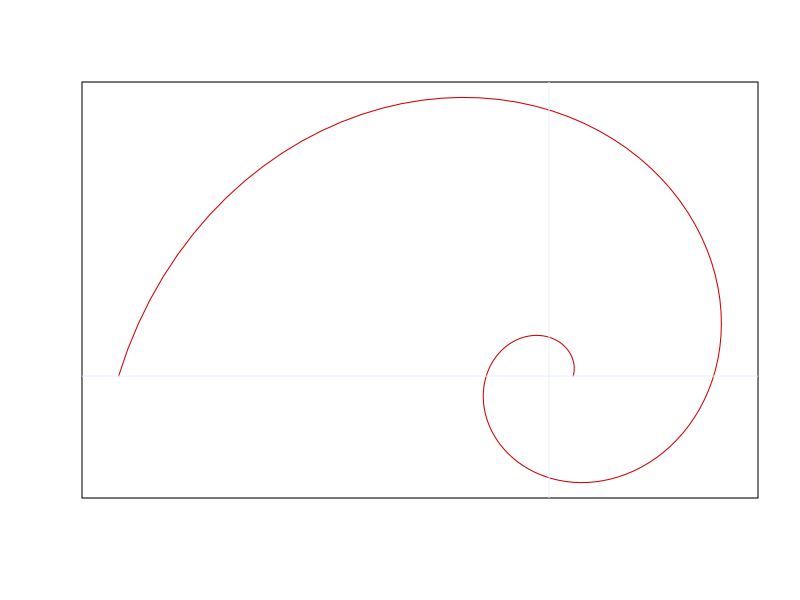

Source code (R):
# R_Exercise-BasicSetup.R
#
# Purpose: Configure and verify the basic setup of R projects
#
# Note:    This project lives on Github:
#          https://github.com/hyginn/R_Exercise-BasicSetup
#
# Version: 1.0
#
# Date:    2016  12
# Author:  Boris Steipe (boris.steipe@utoronto.ca)
#
# V 1.0    Golden Spiral example
# V 0.2    Additions to integrate with tutorial
# V 0.1    First code
#
# TODO:
#
#
# == TEST YOUR SETUP ======================================
#

#  BRAVA! You have successfully loaded the project file from GitHub.

# Now go through the tasks below, then return to the Wiki tutorial. But keep
# RStudio open so you can continue to use it in the tutorial.

# ==== The RStudio layout ======================================================

# In the default layout of RStudio's panes, this script file has been opened in
# the top-left pane; I refer to this as the "Script Pane". This is where you
# read and edit files.

# The pane below (bottom-left) is the "Console". This is where you type
# commands, or execute them from a script. This is also where RStudio produces
# its output.

# The pane at the top-right is the "Environment Pane". This is where you can see
# which variables or functions have currently been defined ("assigned") and what
# their values are.

# The pane at the bottom-right displays different kinds of information in its
# tabs: In the "Files Tab" you see a directory listing of the contents of the
# current working directory. The "Plots Tab" shows plots and graphs that R has
# created. And the "Help Tab" displays the information in R's help system. (We
# probably won't be using the other tabs.)


# ==== Execute some code =======================================================
#  You can execute code by typing it into the console.
#  Type: 3 + 4  and then hit <enter>
#
#  Now type: 1 + sqrt(5) / 2
#  (This is NOT the Golden Ratio, phi)
#
#  To change this to the formula for the Golden Ratio, you need to use
#  parentheses to enforce the proper operator precedence. Use the up-arrow key
#  to get the expression back on the command-line, then use the left and right
#  arrow keys to edit the expression and enter the correct parentheses: the
#  expression should read (1 + sqrt(5)) / 2
#  Then press <enter> to execute the corrected expression.
#  R should respond with
#       [1] 1.618034
#

# Another way to access previously typed code is through the History tab in the
# upper-right pane. Scroll to find a line that you want to execute or edit,
# double-click it, and it will appear in the Console. Try this.


# You can ALSO execute code by selecting and pressing <command><enter> (or
# <ctrl><enter> on Windows). This passes code from the Script Pane to the
# console and executes it automatically. This is very convenient - in fact, this
# is the preferred way to work with lengthy scripts. There are several variants:

#  - When nothing is selected in the Script Pane, pressing <command><enter> will
#    execute the current line and move the cursor to the next line. You can
#    "walk" through code line by line in this way.
#  - This is the same as if you would have selected an entire line.

#  - If you select more than one line, you can execute an entire block of code
#    at once. Try this: select the block of code below (lines 87 to 95),
#    and hit <command><enter> to execute it. The code calculates successive
#    approximations of the Golden Ratio from Fibonacci numbers, and then prints
#    the "true" value.

FibPrev <- 1
FibCurr <- 1
for (i in 1:35) {
    print(FibCurr / FibPrev, digits = 17)
    tmp <- FibCurr
    FibCurr <- FibPrev + FibCurr
    FibPrev <- tmp
}
print((1 + sqrt(5)) / 2, digits = 17)   # The real Golden Ratio (approximately)

# - But it's also really useful to be able to select _less_ than one line of
#   code. For example, this allows us to analyze complex, nested R expressions
#   from the inside out.


# ==== Files, and the working directory ========================================

# We need to make sure thw working directory is set correctly. Execute
list.files()
# ... to get a list of files in the current working directory.
# If this is not the list of files you see in the Files Pane, execute
getwd()
# ... to see what the working directory is set to. Then use the menu:
# Session -> Set Working Directory -> To Project Directory
# This executes the correct setwd() command. Confirm by executing
list.files()
# ... again.
#

# ==== Change some code and save the change ====================================

# Here is a bit of code that plots 1.5 turns of the Golden Spiral. Don't worry
# if you don't understand the details - that's not the point right now. Execute
# the code.

turns <- 1.5                                 # number of turns to plot
p <- seq(0, (turns * 2 * pi),
         length.out = round(turns * 100))    # intervals
plot(exp(0.3061868562 * p) * cos(p),         # x-coordinates
     exp(0.3061868562 * p) * sin(p),         # y-coordinates
     type = "l", col = "#CC0000",            # draw as a red line
     xaxt = "n", yaxt = "n",                 # turn tick-marks off
     xlab = "", ylab = "",                   # turn axis labels off
     asp = 1.0)                              # plot with 1:1 aspect ratio
abline(v = 0, col = "#E6EEFF")               # add pale-blue vertical ...
abline(h = 0, col = "#E6EEFF")               # ... and horizontal line

# Now change the value of "turns" from 1.5 to 2.75 in the code above. Note that
# the filename in the Script Pane changes colour: it turns red and has a star
# behind it. This means: this script has unsaved changes.

# Execute the modified block of code. The number of the turns increases.

# Now save the change. The filename changes to black again. The Modified date
# of the script in the Files Pane is now today's date.


# ==== Quit, and restart where you left off ====================================

# Finally, we'll quit RStudio and restart the project. It should be obvious how
# to quit. But here's how to reload a project.

# Choose: File -> Recent Projects -> <the project you need>

# Note: Take care to choose the "Recent Projects" menu option,
#       not "Recent Files".

# Try this out, use the File -> Quit Session... option to quit - and if you are
# being asked if you want to save anything, for the purpose of this course or
# workshop _always_ answer "No". Then reload the project, note that the value of
# turns should now be what you had changed it to.

# Plot another beautiful spiral for good measure.


# ==== Typing shortcuts and autocomplete =======================================

# RStudio's editor has a number of useful shortcuts and aids. Try them.
#
#   - Typing an opening parenthesis automatically types the closing parenthesis.
#   - Selecting text and typing a quotation mark quotes the text. This also
#     works with single quotation marks, parentheses, square brackets
#     and curly braces.
#
#   - Typing a newline character automatically indents the following line.
#
#   - Typing a newline inside a comment automatically prefixes the line
#     with a comment character.
#
#   - Typing the first three letters of a variable or function name lists
#     possible choices to autocomplete. Use the arrow keys to select, hit
#     <enter> or <tab> to execute. Note that this is not case sensitive.
#     Autocomplete is therefore especially useful if you are not sure about
#     the correct case. Try it: type  Tur  and you should get the variable
#     "turns" selected.

# Review: - The layout of the Panes
#         - Typing code
#         - Editing code in the Console, using the arrow keys
#         - Retrieving code via the History tab
#         - Selecting code in the Script Pane and executing it
#           with <command><enter>
#         - Setting the Working Directory
#         - Editing code in the script and saving the change
#         - Quitting RStudio and restarting a recent project.
#         - Some typing shortcuts

# Finally, return to the tutorial Wiki page.


# [END]
